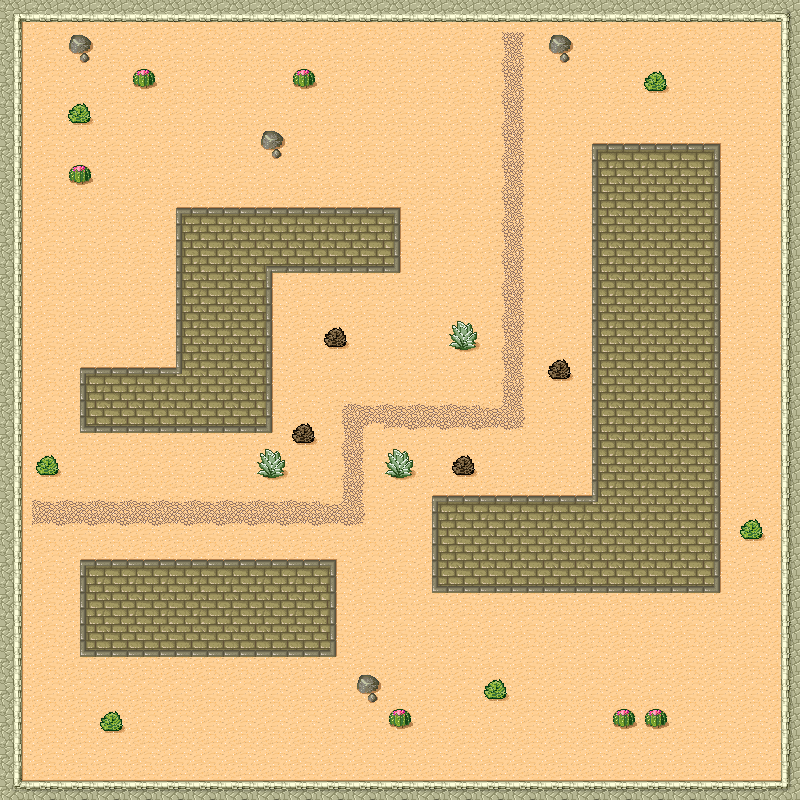

A level layout from a 2D game, rendered from its tile map. Below: a short description, then the map file with tile-grid data replaced by summaries:
An orthogonal 25x25 tile map with 32x32 px tiles, 6 tile layers (Background, Houses, Others, VampireSpawnpoints, ...).

<map version="1.4" tiledversion="1.4.2" orientation="orthogonal" renderorder="right-down" width="25" height="25" tilewidth="32" tileheight="32" infinite="0" nextlayerid="9" nextobjectid="3">
 <tileset firstgid="1" source="desert.tsx" />
 <layer id="1" name="Background" width="25" height="25">
  <data>[625 cells, 625 non-empty, 1 distinct tile ids]</data>
 </layer>
 <layer id="4" name="Houses" width="25" height="25">
  <data>[625 cells, 184 non-empty, 11 distinct tile ids]</data>
 </layer>
 <layer id="5" name="Others" width="25" height="25">
  <data>[625 cells, 77 non-empty, 11 distinct tile ids]</data>
 </layer>
 <layer id="8" name="VampireSpawnpoints" width="25" height="25">
  <data>[625 cells, 4 non-empty, 1 distinct tile ids]</data>
 </layer>
 <layer id="6" name="Boarder" width="25" height="25">
  <data>[625 cells, 96 non-empty, 8 distinct tile ids]</data>
 </layer>
 <layer id="7" name="PlayerSpawnpoints" width="25" height="25">
  <data>[625 cells, 6 non-empty, 1 distinct tile ids]</data>
 </layer>
</map>
